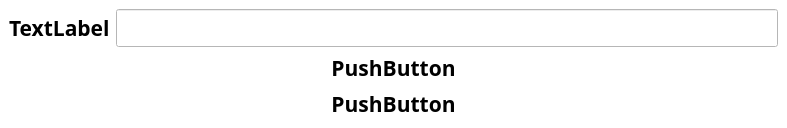
<?xml version="1.0" encoding="UTF-8"?>
<ui version="4.0">
 <class>MainWindow</class>
 <widget class="QMainWindow" name="MainWindow">
  <property name="geometry">
   <rect>
    <x>0</x>
    <y>0</y>
    <width>787</width>
    <height>111</height>
   </rect>
  </property>
  <property name="windowTitle">
   <string>YMtoGPX</string>
  </property>
  <property name="styleSheet">
   <string notr="true">QWidget {
	color: black;
	background-color: white;
	font-family: Rubik;
	font-size: 16pt;
	font-weight: 600;
}
QPushButton {
	background-color: transparent;
	border: none;
}
QPushButton:hover {
	background-color: #666;
}
QPushButton:pressed {
	background-color: #888;
}</string>
  </property>
  <widget class="QWidget" name="centralwidget">
   <layout class="QVBoxLayout" name="verticalLayout">
    <item>
     <layout class="QGridLayout" name="gridLayout">
      <item row="0" column="0">
       <widget class="QLabel" name="textLabel">
        <property name="text">
         <string>TextLabel</string>
        </property>
       </widget>
      </item>
      <item row="0" column="1">
       <widget class="QLineEdit" name="lineEdit"/>
      </item>
     </layout>
    </item>
    <item>
     <widget class="QPushButton" name="pushButton">
      <property name="text">
       <string>PushButton</string>
      </property>
      <property name="shortcut">
       <string>Return</string>
      </property>
     </widget>
    </item>
    <item>
     <widget class="QPushButton" name="pushButton_2">
      <property name="text">
       <string>PushButton</string>
      </property>
     </widget>
    </item>
   </layout>
  </widget>
 </widget>
 <resources/>
 <connections/>
</ui>
